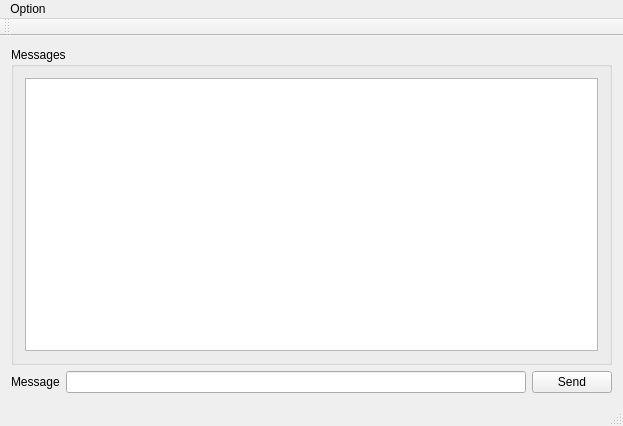
<?xml version="1.0" encoding="UTF-8"?>
<ui version="4.0">
 <class>MainWindow</class>
 <widget class="QMainWindow" name="MainWindow">
  <property name="geometry">
   <rect>
    <x>0</x>
    <y>0</y>
    <width>623</width>
    <height>426</height>
   </rect>
  </property>
  <property name="windowTitle">
   <string>Client</string>
  </property>
  <widget class="QWidget" name="centralWidget">
   <layout class="QVBoxLayout" name="verticalLayout_2">
    <item>
     <widget class="QGroupBox" name="groupBox">
      <property name="title">
       <string>Messages</string>
      </property>
      <layout class="QVBoxLayout" name="verticalLayout">
       <item>
        <widget class="QListWidget" name="lstMessages"/>
       </item>
      </layout>
     </widget>
    </item>
    <item>
     <layout class="QHBoxLayout" name="horizontalLayout">
      <item>
       <widget class="QLabel" name="label">
        <property name="text">
         <string>Message</string>
        </property>
       </widget>
      </item>
      <item>
       <widget class="QLineEdit" name="lnMessage"/>
      </item>
      <item>
       <widget class="QPushButton" name="btnSend">
        <property name="text">
         <string>Send</string>
        </property>
       </widget>
      </item>
     </layout>
    </item>
   </layout>
  </widget>
  <widget class="QMenuBar" name="menuBar">
   <property name="geometry">
    <rect>
     <x>0</x>
     <y>0</y>
     <width>623</width>
     <height>21</height>
    </rect>
   </property>
   <widget class="QMenu" name="menuOption">
    <property name="title">
     <string>Option</string>
    </property>
    <addaction name="actionConnect"/>
    <addaction name="actionExit"/>
   </widget>
   <addaction name="menuOption"/>
  </widget>
  <widget class="QToolBar" name="mainToolBar">
   <attribute name="toolBarArea">
    <enum>TopToolBarArea</enum>
   </attribute>
   <attribute name="toolBarBreak">
    <bool>false</bool>
   </attribute>
  </widget>
  <widget class="QStatusBar" name="statusBar"/>
  <action name="actionConnect">
   <property name="text">
    <string>Connect</string>
   </property>
  </action>
  <action name="actionExit">
   <property name="text">
    <string>Exit</string>
   </property>
  </action>
 </widget>
 <layoutdefault spacing="6" margin="11"/>
 <resources/>
 <connections/>
</ui>
